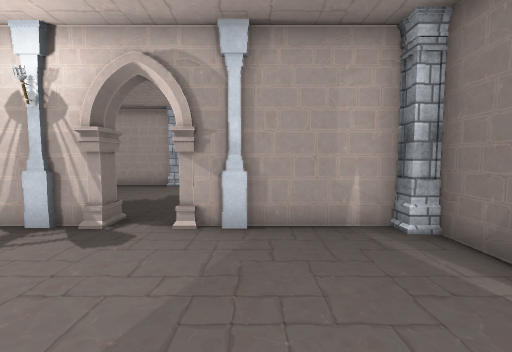
[1] (above)

22 first-person views from a walk through a scene from a Unity 3-D project. The camera is 1.4 m above the floor, tilts 4° down and sees 90° across. The floor is counted in squares, 1 m on a side. Each view is taken from the middle of a square. On the plan, view 1 faces up. The plan holds only what a view shows up to about 13 squares ahead; the rest is blank. The player character is not drawn. Door leaves are left out, so doorways stand open. Some surface patterns are stand-ins.

[2]
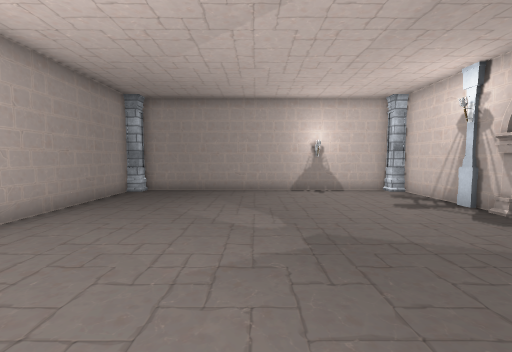

[3]
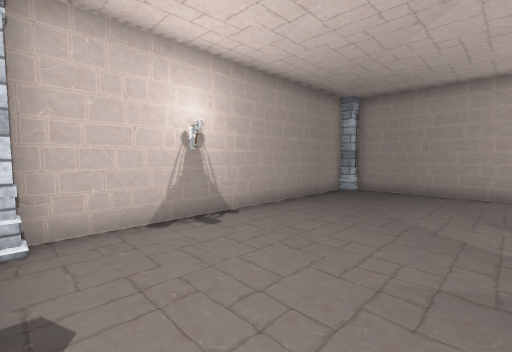

[4]
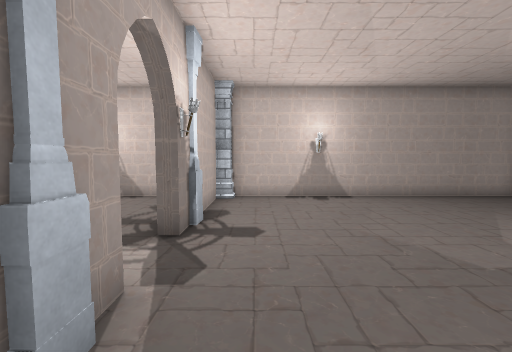

[5]
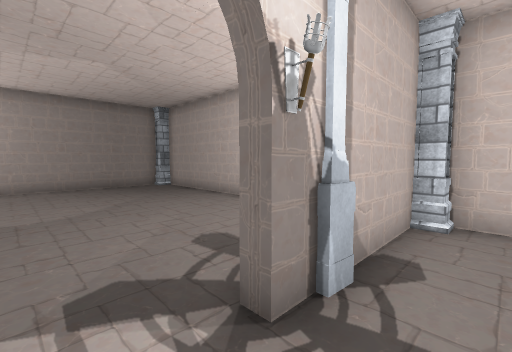

[6]
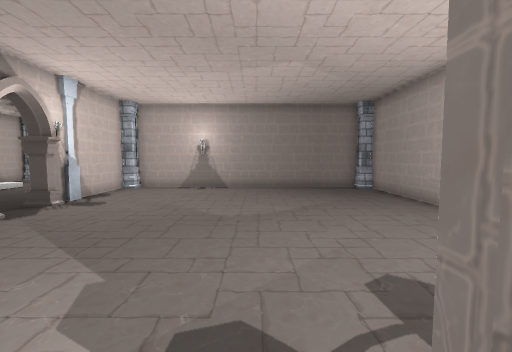

[7]
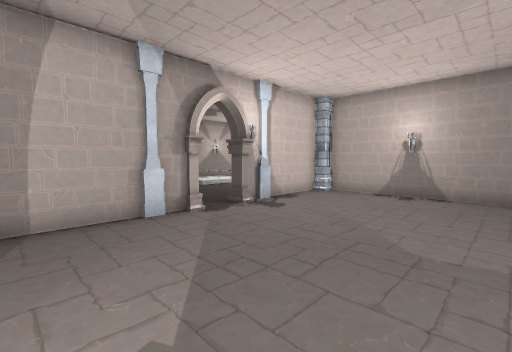

[8]
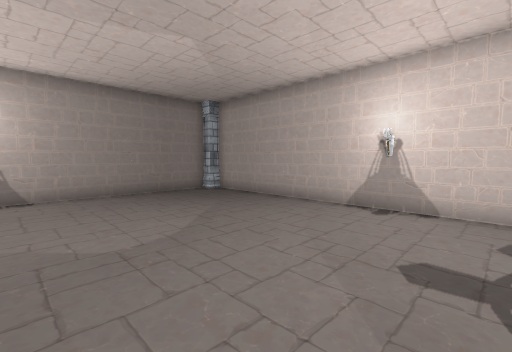

[9]
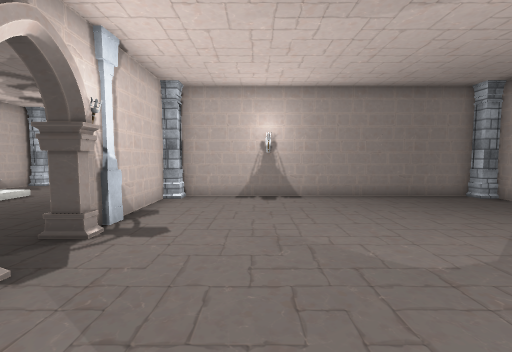

[10]
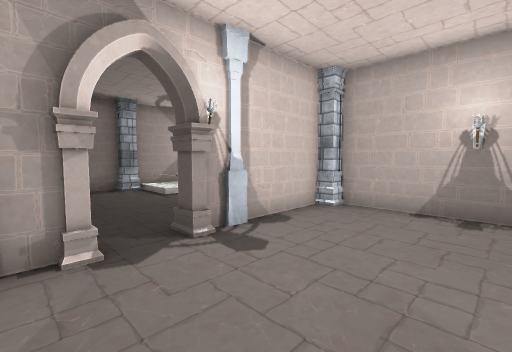

[11]
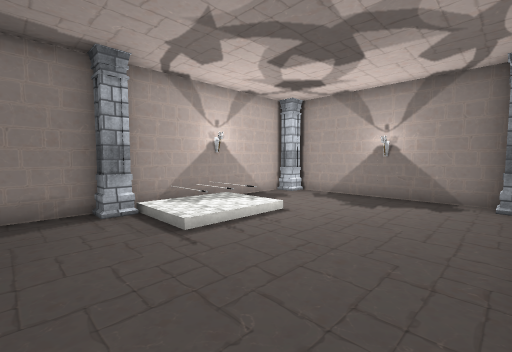

[12]
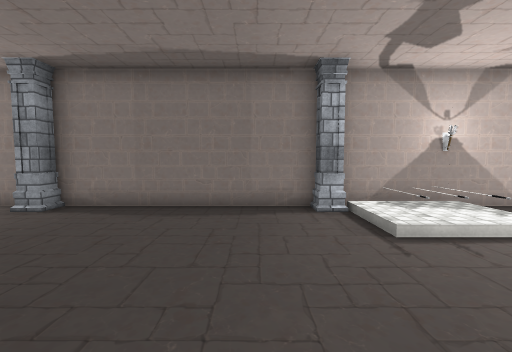

[13]
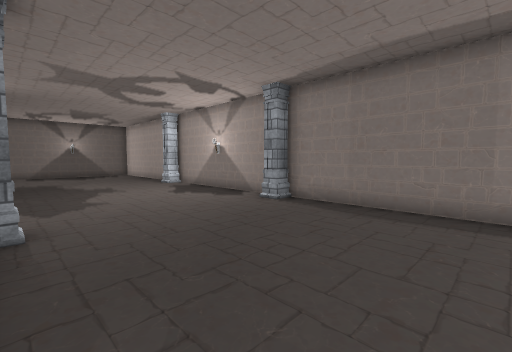

[14]
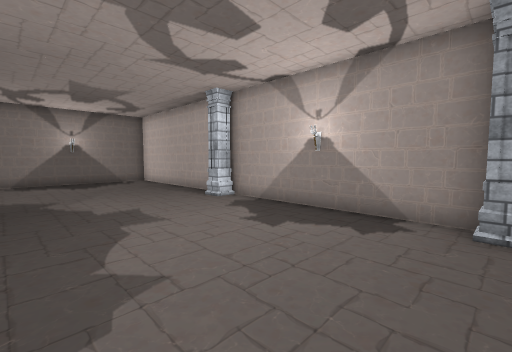

[15]
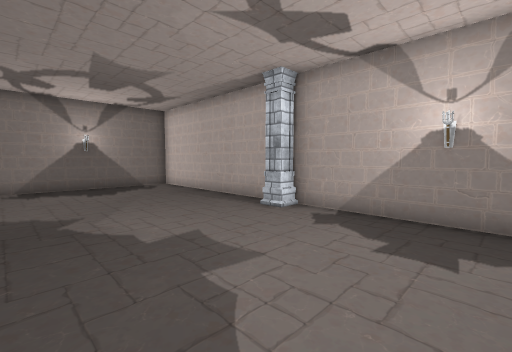

[16]
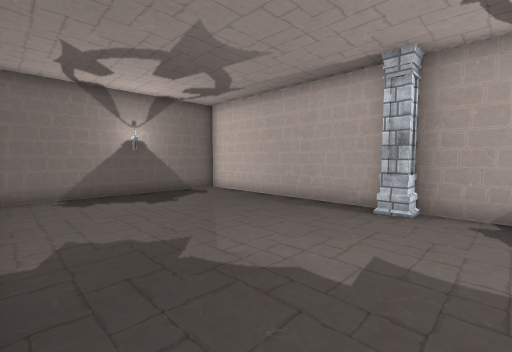

[17]
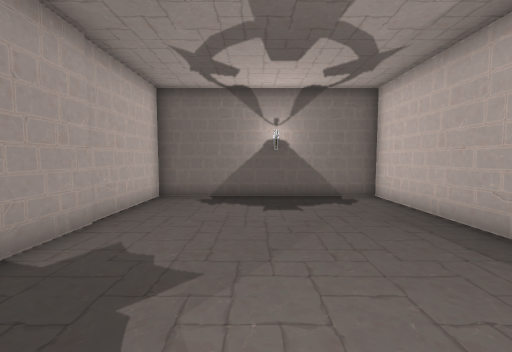

[18]
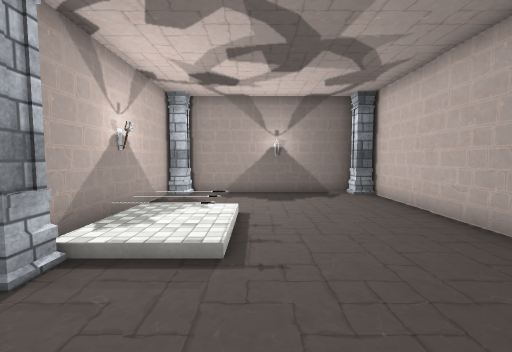

[19]
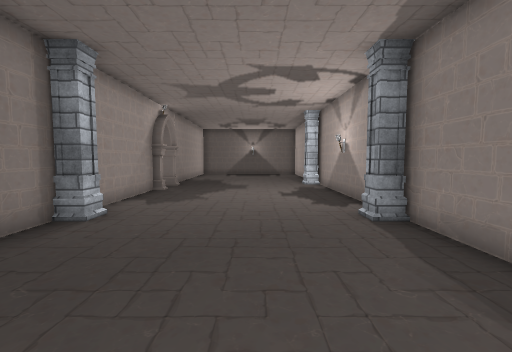

[20]
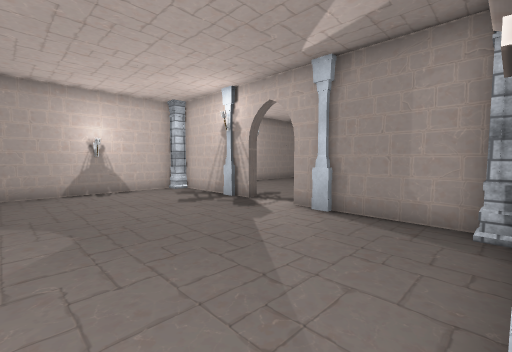

[21]
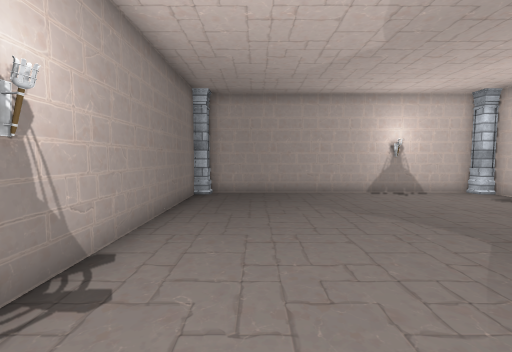

[22]
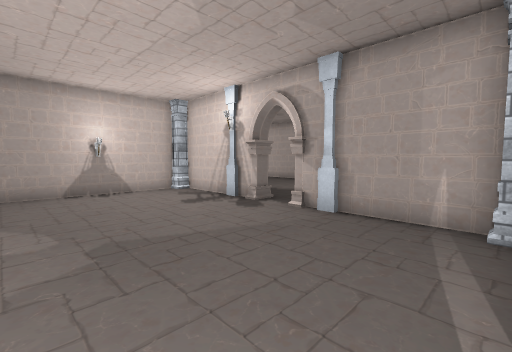

### Floor plan
Ten units are one square. View 1 is at (0, 0); x grows to the right and y downward. Boxes are objects, and circles mark ways between rooms. Rooms are numbered by the first view taken in them; rooms with no view inside come last. Other rooms are left out.
<svg viewBox="-129 -140 330 210">
<path fill="none" stroke="#000" d="M34 -4 34 -18M-1 -50 -8 -50M-34 -52 -75 -52M34 -32 34 -45M34 55 34 16 38 16M-72 64 30 64M26 -52 -14 -52M-82 -45 -82 55M40 22 40 29M38 16 38 55M119 -50 113 -51M79 -50 73 -51M85 -52 49 -52M38 -12 38 -4M40 -18 40 -11M154 60 154 -48M48 64 149 64M145 -52 108 -52M38 -46 38 -15M45 -55 56 -55M-12 -55 26 -55M135 -55 192 -55M182 -134 -124 -134 -124 -55 -64 -55M196 -60 196 -129"/>
<rect x="-85" y="55" width="10" height="10" fill="#bbb"><title>other object</title></rect>
<rect x="25" y="55" width="10" height="10" fill="#bbb"><title>other object</title></rect>
<rect x="35" y="55" width="10" height="10" fill="#bbb"><title>other object</title></rect>
<rect x="65" y="55" width="10" height="10" fill="#bbb"><title>other object</title></rect>
<rect x="145" y="55" width="10" height="10" fill="#bbb"><title>other object</title></rect>
<rect x="145" y="-25" width="10" height="10" fill="#bbb"><title>other object</title></rect>
<rect x="-85" y="-55" width="10" height="10" fill="#bbb"><title>other object</title></rect>
<rect x="-45" y="-135" width="10" height="10" fill="#bbb"><title>other object</title></rect>
<rect x="-35" y="-65" width="10" height="20" fill="#bbb"><title>other object</title></rect>
<rect x="-15" y="-65" width="10" height="10" fill="#bbb"><title>other object</title></rect>
<rect x="-5" y="-135" width="10" height="10" fill="#bbb"><title>other object</title></rect>
<rect x="25" y="-55" width="10" height="10" fill="#bbb"><title>other object</title></rect>
<rect x="35" y="-55" width="10" height="10" fill="#bbb"><title>other object</title></rect>
<rect x="35" y="-65" width="10" height="10" fill="#bbb"><title>other object</title></rect>
<rect x="35" y="-135" width="10" height="10" fill="#bbb"><title>other object</title></rect>
<rect x="85" y="-65" width="10" height="20" fill="#bbb"><title>other object</title></rect>
<rect x="105" y="-65" width="10" height="10" fill="#bbb"><title>other object</title></rect>
<rect x="115" y="-135" width="10" height="10" fill="#bbb"><title>other object</title></rect>
<rect x="145" y="-55" width="10" height="10" fill="#bbb"><title>other object</title></rect>
<rect x="145" y="-135" width="10" height="10" fill="#bbb"><title>other object</title></rect>
<rect x="185" y="-65" width="10" height="10" fill="#bbb"><title>other object</title></rect>
<rect x="185" y="-135" width="10" height="10" fill="#bbb"><title>other object</title></rect>
<circle cx="40" cy="5" r="3" fill="#2a7"/>
<circle cx="-20" cy="-50" r="3" fill="#2a7"/>
<circle cx="95" cy="-50" r="3" fill="#2a7"/>
<text x="-20" y="10">1</text>
<text x="100" y="10">2</text>
<text x="40" y="-90">3</text>
</svg>
Room 1 opens to room 2. Room 1 opens to room 3. Room 2 opens to room 3.

Where each view was taken, in squares from view 1:
view 1: 0 up, 0 right, facing up
view 2: 1 down, 3 right, facing left
view 3: 1 down, 3 right, facing down-left
view 4: 3 up, 2 right, facing down
view 5: 0 up, 2 right, facing down-right
view 6: 1 down, 3 right, facing right
view 7: 1 down, 5 right, facing up-right
view 8: 1 up, 5 right, facing down-right
view 9: 2 up, 6 right, facing right
view 10: 1 up, 8 right, facing up-right
view 11: 6 up, 10 right, facing up-right
view 12: 6 up, 10 right, facing up
view 13: 6 up, 10 right, facing up-left
view 14: 7 up, 4 right, facing up-left
view 15: 7 up, 1 right, facing up-left
view 16: 6 up, 2 left, facing up-left
view 17: 9 up, 3 left, facing left
view 18: 10 up, 9 right, facing right
view 19: 10 up, 10 right, facing left
view 20: 5 up, 10 right, facing down-left
view 21: 4 up, 13 right, facing down
view 22: 1 down, 3 right, facing up-left
